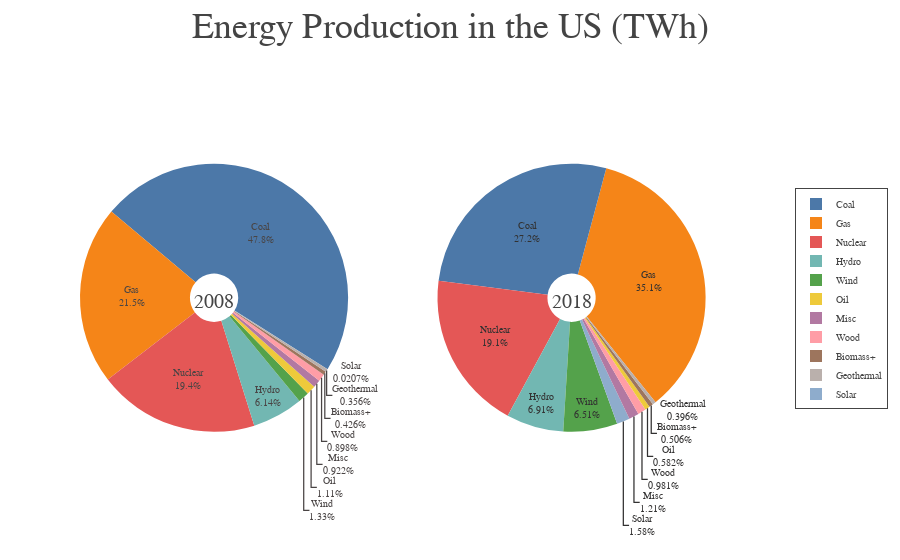

Notebook code for this chart:
### Code cell
pf.Plot_Renewable_All()

### Figure 1 — Plotly figure (JSON) as saved in the notebook; plotly's stock layout.template omitted (floating-point values rounded to 4 significant figures)
{"data": [{"direction": "counterclockwise", "domain": {"x": [0, 0.375], "y": [0, 0.9]}, "hole": 0.18, "hoverinfo": "percent+label", "labels": ["Coal", "Oil", "Gas", "Nuclear", "Hydro", "Geothermal", "Solar", "Wind", "Wood", "Biomass+", "Misc"], "name": "2008", "opacity": 1, "rotation": -50, "showlegend": true, "sort": true, "textfont": {"color": "rgb(73, 68, 68)", "size": 10}, "textinfo": "label+percent", "textposition": "auto", "title": {"font": {"size": 20}, "text": "2008"}, "type": "pie", "uid": "f0e0b858-7976-47ea-ba94-7db9256e367d", "values": [1986.0, 46.2, 894.7, 806.2, 254.8, 14.8, 0.86, 55.4, 37.3, 17.7, 38.3]}, {"direction": "counterclockwise", "domain": {"x": [0.5, 0.875], "y": [0, 0.9]}, "hole": 0.18, "hoverinfo": "percent+label", "labels": ["Coal", "Oil", "Gas", "Nuclear", "Hydro", "Geothermal", "Solar", "Wind", "Wood", "Biomass+", "Misc"], "name": "2018", "rotation": 15, "showlegend": true, "sort": true, "textfont": {"color": "rgb(50, 49, 49)", "size": 10}, "textinfo": "label+percent", "textposition": "auto", "title": {"font": {"size": 20}, "text": "2018"}, "type": "pie", "uid": "b77bb4e9-e828-483e-8adc-d456d7c72258", "values": [1146.0, 24.57, 1480.0, 807.1, 291.7, 16.73, 66.6, 274.9, 41.41, 21.35, 51.26]}], "layout": {"autosize": true, "colorway": ["#4c78a8", "#f58518", "#e45756", "#72b7b2", "#54a24b", "#eeca3b", "#b279a2", "#ff9da6", "#9d755d", "#bab0ac"], "dragmode": "zoom", "font": {"family": "Overpass"}, "hoverlabel": {"font": {"family": "Droid Sans", "size": 15}}, "legend": {"borderwidth": 1, "font": {"size": 10}, "x": 1, "xanchor": "left", "y": 0.72}, "margin": {"b": 80, "t": 75}, "paper_bgcolor": "rgb(255, 255, 255)", "showlegend": true, "title": {"font": {"size": 36}, "text": "Energy Production in the US (TWh)", "x": 0.5}, "xaxis": {"autorange": true, "range": [-1, 6]}, "yaxis": {"autorange": true, "range": [-1, 4]}}}
